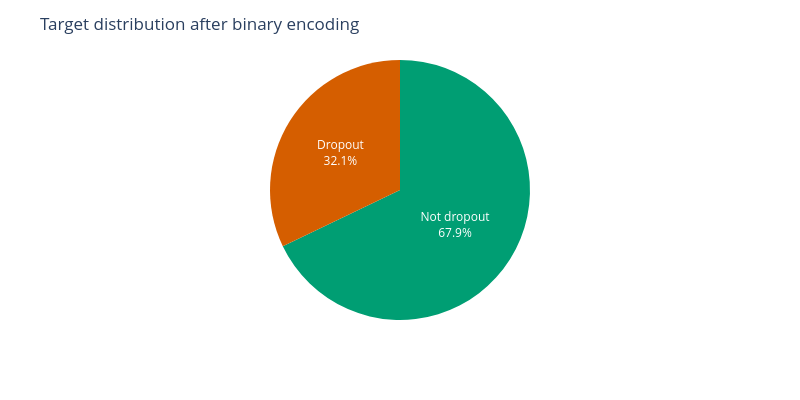

Write notebook code for a chart like this one.
### Code cell
# Illustrate the distribution of the encoded target variable
value_counts_series = data_viz_pd['Target_Encoded'].value_counts()
labels_map = {0: 'Not dropout', 1: 'Dropout'}
display_names = [labels_map[val] for val in value_counts_series.index.to_list()]

fig = px.pie(values=value_counts_series.values,
             names=display_names)

fig.update_traces(textposition='inside', textinfo='percent+label',
                  marker=dict(colors=['#009E73', '#D55E00']))

fig.update_layout(showlegend=False, height=400, width=800,
                  title='Target distribution after binary encoding')
save_fig(fig, '06_target_binary_pie')

print(value_counts_series.rename(index=labels_map).to_string())

### Figure 1 — Plotly figure (JSON) as saved in the notebook; plotly's stock layout.template omitted (floating-point values rounded to 4 significant figures)
{"data": [{"domain": {"x": [0, 1], "y": [0, 1]}, "hovertemplate": "label=%{label}<br>value=%{value}<extra></extra>", "labels": ["Not dropout", "Dropout"], "legendgroup": "", "marker": {"colors": ["#009E73", "#D55E00"]}, "name": "", "showlegend": true, "textinfo": "percent+label", "textposition": "inside", "type": "pie", "values": [3003, 1421]}], "layout": {"height": 400, "legend": {"tracegroupgap": 0}, "margin": {"t": 60}, "showlegend": false, "title": {"text": "Target distribution after binary encoding"}, "width": 800}}
